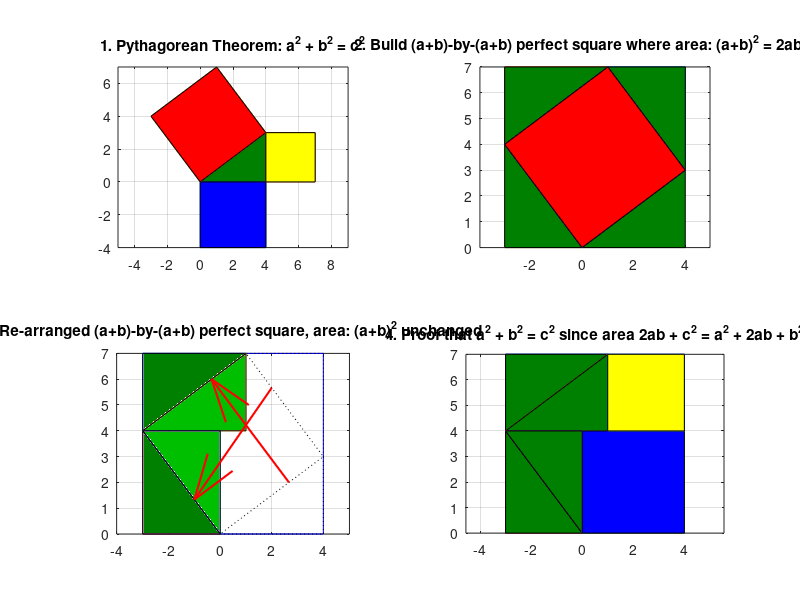

Recreate this plot in MATLAB.
%% Pythagorean Theorem Visual Proof
%% Author: Aurel Nicolae 2019
%% Plot Pythagorean Theorem Concept
clear; close all;

% Input the lengths of the smaller sides adjacent to the 90 degrees angle:
a = 4;
b = 3;
% Alternatively, you can use the input() function.
% a = input("Type in the length for side a: ");
% b = input("Type in the length for side b: ");
% This requires some validation.


% Calculate the hypothenuse
c = sqrt(a^2 + b^2);
fprintf("Hypothenuse is %.4f\n", c);


% Plot the figure occupying the whole screen
%figure(1, "position", get(0, "screensize"))


% Plot original right triangle
subplot(2, 2, 1);
x1=[0,a,a,0];
y1=[0,0,b,0];
plot(x1,y1); fill(x1,y1,[0, 0.5, 0]); hold on; axis equal;
% next plot the areas of squares build from all 3 sides:
x2=[0,0,a,a,0];
y2=[0,-a,-a,0,0];
plot(x2,y2); fill(x2,y2,[0,0,1]);hold on; axis equal;
x3=[a,a+b,a+b,a,a];
y3=[0,0,b,b,0];
plot(x3,y3); fill(x3,y3,[1,1,0]);hold on; axis equal;
x4=[0,a,a-b,-b,0];
y4=[0,b,a+b,a,0];
plot(x4,y4); fill(x4,y4,[1,0,0]);hold off; axis equal;
grid on; title("1. Pythagorean Theorem: a^2 + b^2 = c^2");

%% Proof of Pythagorean Theorem
subplot(2, 2, 2);
% Build an (a+b)-by-(a+b) perfect square by copying and pasting clockwise
% the 4 permuations of the original right angle triangle with sides a, b, c.
x1=[0,a,a,0];
y1=[0,0,b,0];
plot(x1,y1); fill(x1,y1,[0, 0.5, 0]); hold on; axis equal;
x2=[a,a,a-b,a];
y2=[b,a+b,a+b,b];
plot(x2,y2); fill(x2,y2,[0, 0.5, 0]); hold on; axis equal;
x3=[a-b,-b,-b,a-b];
y3=[a+b,a+b,a,a+b];
plot(x3,y3); fill(x3,y3,[0, 0.5, 0]); hold on; axis equal;
x4=[-b,-b,0,-b];
y4=[a,0,0,a];
plot(x4,y4); fill(x4,y4,[0, 0.5, 0]); hold on; axis equal;
x5=[0,a,a-b,-b,0];
y5=[0,b,a+b,a,0];
plot(x5,y5); fill(x5,y5,[1,0,0]); hold off; axis equal;
grid on; title("2. Build (a+b)-by-(a+b) perfect square where area: (a+b)^2 = 2ab + c^2");

%% Shuffle the right angle triangles inside the perfect square
% NOTE: the area inside is c^2, while the remaining area is 2*a*b.
% The remaining area measures 2ab because you can build 2 rectangles
% which are a-by-b each, with areas a*b respectively.
subplot(2, 2, 3);
xsq=[a,a,-b,-b,a];
ysq=[0,a+b,a+b,0,0];
plot(xsq,ysq,'b-'); hold on; axis equal;
x1=[0,a,a,0];
y1=[0,0,b,0];
plot(x1,y1,"k:"); hold on; axis equal;
x2=[a,a,a-b,a];
y2=[b,a+b,a+b,b];
plot(x2,y2,"k:"); hold on; axis equal;
x3=[a-b,-b,-b,a-b];
y3=[a+b,a+b,a,a+b];
plot(x3,y3); fill(x3,y3,[0, 0.5, 0]); hold on; axis equal;
x4=[-b,-b,0,-b];
y4=[a,0,0,a];
plot(x4,y4); fill(x4,y4,[0, 0.5, 0]); hold on; axis equal;
x1mv=[-b,a-b,a-b,-b];
y1mv=[a,a,a+b,a];
plot(x1mv,y1mv); fill(x1mv,y1mv,[0, 0.75, 0]); hold on; axis equal;

p1 = [2*a/3, 2*b/3];  % First Point
p2 = [-b+2*a/3, a+2*b/3];    % Second Point
dp = p2-p1;         % Difference
quiver(p1(1),p1(2),dp(1),dp(2),0,'MaxHeadSize',0.2,'color',[1,0,0],'LineWidth',1.5);
hold on;

x2mv=[0,0,-b,0];
y2mv=[0,a,a,0];
plot(x2mv,y2mv); fill(x2mv,y2mv,[0, 0.75, 0]); hold on; axis equal;

p1 = [a-2*b/3, b+2*a/3];  % First Point
p2 = [-b/3, a/3];    % Second Point
dp = p2-p1;         % Difference
quiver(p1(1),p1(2),dp(1),dp(2),0,'MaxHeadSize',0.2,'color',[1,0,0],'LineWidth',1.5);
hold off; axis equal;
grid on; title("3. Re-arranged (a+b)-by-(a+b) perfect square, area: (a+b)^2 unchanged");

%% Perfect square (a+b)^2 = a^2 + 2ab + b^2
% we've seen above that the perfect square was composed in such a way
% that the area (a+b)^2 = 2ab + c^2
% Thus from these two equations, we obtain
% that a^2 + b^2 = c^2. Voila!
subplot(2, 2, 4);
xsq=[a,a,-b,-b,a];
ysq=[0,a+b,a+b,0,0];
plot(xsq,ysq,'b-'); hold on; axis equal;
x3=[a-b,-b,-b,a-b];
y3=[a+b,a+b,a,a+b];
plot(x3,y3); fill(x3,y3,[0, 0.5, 0]); hold on; axis equal;
x4=[-b,-b,0,-b];
y4=[a,0,0,a];
plot(x4,y4); fill(x4,y4,[0, 0.5, 0]); hold on; axis equal;
x1mv=[-b,a-b,a-b,-b];
y1mv=[a,a,a+b,a];
plot(x1mv,y1mv); fill(x1mv,y1mv,[0, 0.5, 0]); hold on; axis equal;
x2mv=[0,0,-b,0];
y2mv=[0,a,a,0];
plot(x2mv,y2mv); fill(x2mv,y2mv,[0, 0.5, 0]); hold on; axis equal;
xa2=[0,a,a,0,0];
ya2=[0,0,a,a,0];
plot(xa2,ya2); fill(xa2,ya2,[0,0,1]); hold on; axis equal;
xb2=[a,a,a-b,a-b,a];
yb2=[a,a+b,a+b,a,a];
plot(xb2,yb2); fill(xb2,yb2,[1,1,0]); hold off; axis equal; grid on;
title("4. Proof that a^2 + b^2 = c^2 since area 2ab + c^2 = a^2 + 2ab + b^2");
% End of proof.
